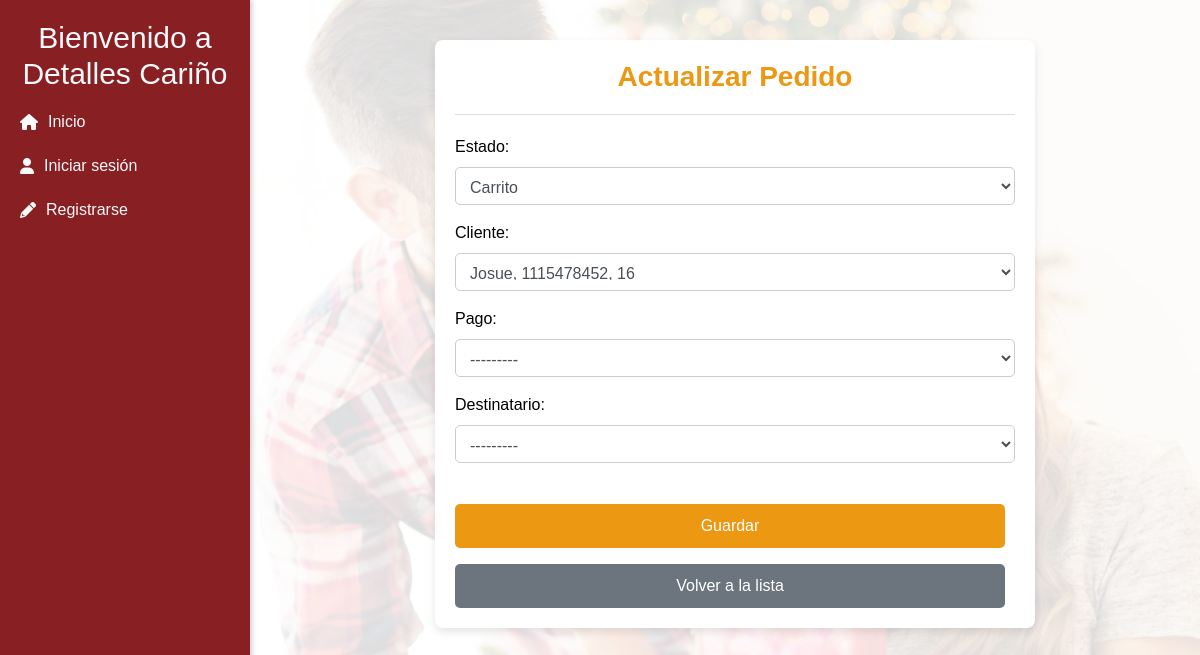
Page /pedidos/editar/25 on the committed database.
### pedidos/models.py (models this page shows, shortened)
class Pedido(models.Model):
    OPC_ESTADO_PEDIDO = [("carrito", "Carrito"),("enviado", "Enviado"),("entregado", "Entregado")]
    estado = models.CharField(max_length=15, choices=OPC_ESTADO_PEDIDO, default="carrito")
    fecha = models.DateTimeField(auto_now_add=True)
    cliente = models.ForeignKey(Cliente, on_delete=models.CASCADE, related_name="clientes", null=True, blank=True)
    pago = models.ForeignKey(Pago, on_delete=models.CASCADE, related_name="pagos", null=True, blank=True)
    destinatario = models.ForeignKey(Destinatario, on_delete=models.CASCADE, related_name="destinatarios", null=True, blank=True)

### pedidos/views.py (the view)
# urls.py: path('pedidos/editar/<int:pedido_id>', detalle_pedido, name='detalle_pedido'),                      #Cargar Datos
def detalle_pedido(request, pedido_id):
    pedido = get_object_or_404(Pedido, id=pedido_id)
    formulario = PedidoForm(instance=pedido)  # Cargar el formulario con los datos del pedido
    contenido = {
        'formulario': formulario,
        'pedido': pedido,
        'cliente': request.cliente,  # Llama al cliente del middleware
    }
    return render(request, 'pedidos/editar.html', contenido)

### pedidos/forms.py
class PedidoForm(forms.ModelForm):
    class Meta:
        model = Pedido
        fields = ['estado', 'cliente', 'pago', 'destinatario']
        widgets = {
            'estado': forms.Select(attrs={'class': 'form-control'}),
            'cliente': forms.Select(attrs={'class': 'form-control'}),
            'pago': forms.Select(attrs={'class': 'form-control'}),
            'destinatario': forms.Select(attrs={'class': 'form-control'}),
        }

### pedidos/models.py (called while the page is built)
    def __str__(self) -> str:
        return f"{self.nombre}, {self.cedula}, {self.id}"

    def __str__(self) -> str:
        return f"{self.nombre}, {self.direccion}"

    def __str__(self) -> str:
        return f"{self.estado}"

### templates/pedidos/editar.html (shortened to what this page needs)
{% extends 'menu.html' %}
{% block content %}
  <div class="frm_container">
    <h1>Actualizar Pedido</h1>
    <hr>
    <form method="post" action="{% url 'editar_pedido' pedido.id %}">
      {{ formulario.as_p }}
      <input type="submit" value="Guardar" class="btn btn-primary">
      <a href="{% url 'pedidos' %}" class="btn btn-secondary mt-3">Volver a la lista</a>
    </form>
  </div>
{% endblock %}

### static/css/main.css (style rules this page uses)
body { font-family: Arial, sans-serif; color: #000000; position: relative; }
body::before { content: ""; position: fixed; top: 0; left: 0; width: 100%; height: 100vh; background-image: url("../img/bg-main.jpg"); background-size: cover; background-position: center; background-repeat: no-repeat; z-index: -1; }
body::after { content: ""; position: fixed; top: 0; left: 0; width: 100%; height: 100%; background-color: rgba(255, 255, 255, 0.85); z-index: -1; }
.btn { padding: 10px 20px; font-size: 16px; border: none; border-radius: 5px; cursor: pointer; transition: background-color 0.3s ease; margin-right: 10px; }
.frm_container { background-color: #fff; padding: 20px; border-radius: 8px; box-shadow: 0 4px 8px rgba(0, 0, 0, 0.1); max-width: 600px; margin: 20px auto; }
.frm_container h1 { font-size: 28px; color: #ec9813; font-weight: bold; text-align: center; margin-bottom: 20px; }
.frm_container hr { border: 0; height: 1px; background-color: #ddd; margin-bottom: 20px; }
.frm_container form { display: flex; flex-direction: column; }
.frm_container input[type="submit"] { margin-top: 25px; background-color: #ec9813; color: white; border: none; border-radius: 5px; padding: 10px 20px; font-size: 16px; cursor: pointer; transition: background-color 0.3s ease, transform 0.3s ease; }
.form-control { width: 100%; padding: 10px; border-radius: 5px; border: 1px solid #ccc; font-size: 16px; }
a { color: #ec9813; text-decoration: none; }
.btn-primary { background-color: #ec9813; color: #fff; padding: 10px 20px; border: none; border-radius: 5px; cursor: pointer; font-size: 16px; transition: background-color 0.3s ease, transform 0.3s ease; margin-top: 15px; }

### rows in the picture
Pedido: estado "Carrito", cliente "Josue, 1115478452, 16", pago "---------", destinatario "---------"
